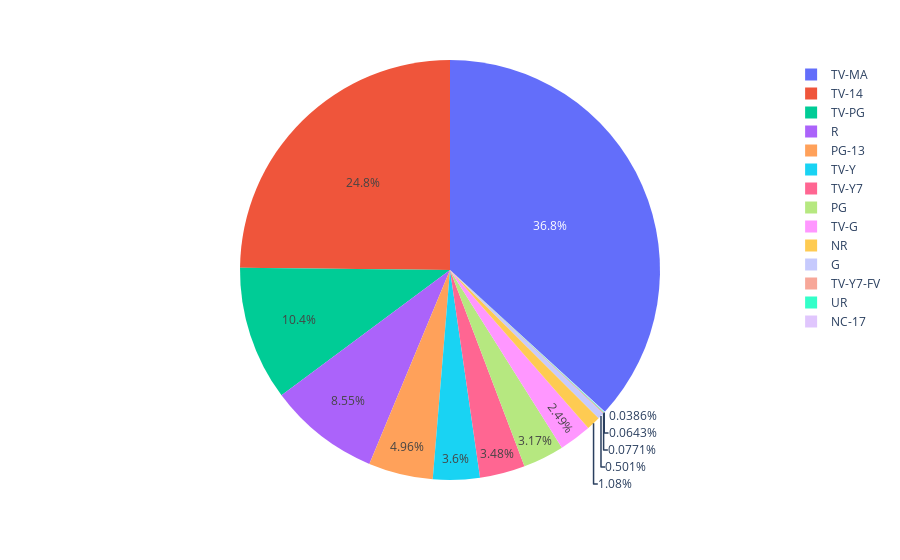

Notebook code for this chart:
### Code cell
import plotly.express as px

fig = px.pie(df, values= quantity, names = numbers)
fig.show()

### Figure 1 — Plotly figure (JSON) as saved in the notebook; plotly's stock layout.template omitted (floating-point values rounded to 4 significant figures)
{"data": [{"domain": {"x": [0, 1], "y": [0, 1]}, "hovertemplate": "label=%{label}<br>value=%{value}<extra></extra>", "labels": ["TV-MA", "TV-14", "TV-PG", "R", "PG-13", "TV-Y", "TV-Y7", "PG", "TV-G", "NR", "G", "TV-Y7-FV", "UR", "NC-17"], "legendgroup": "", "name": "", "showlegend": true, "type": "pie", "values": [2863, 1931, 806, 665, 386, 280, 271, 247, 194, 84, 39, 6, 5, 3]}], "layout": {"legend": {"tracegroupgap": 0}, "margin": {"t": 60}}}
